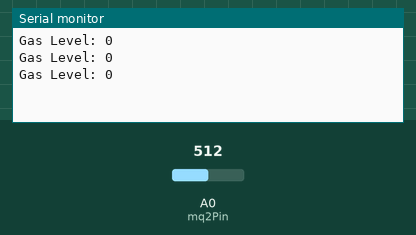
A sketch run on a simulated Arduino Uno, built with avr-gcc and run on an emulated ATmega328P. Parts: the last lines printed to the serial monitor. The inputs (shaded band) are chosen by the test bench; at power-on: A0 (mq2Pin) = 512. No radio packets arrive unless stated.

Above: at 1.3 s.
1.4 s: A0 (mq2Pin) set to 716
At 1.9 s:
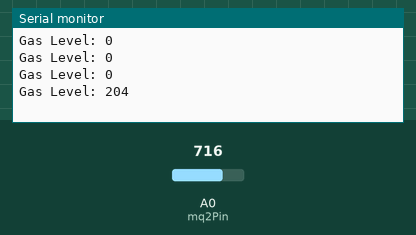
2.9 s: A0 (mq2Pin) set to 900
At 3.4 s:
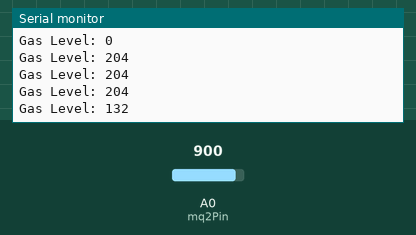
Timing chart, 0 to 5.9 s (numbered marks = the images above; inputs shaded):
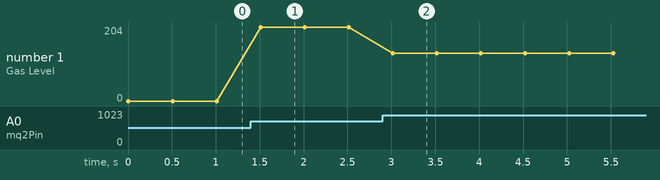

The sketch:

send.ino
```cpp
#include <SPI.h>
#include <nRF24L01.h>
#include <RF24.h>

const uint64_t pipeOut = 0xE8E8F0F0E1LL;

RF24 radio(9, 10); //  CN and CSN  pins of nrf
const int mq2Pin = A0; // Analog pin connected to MQ-2 sensor

struct MyData {
  byte mq2;
};
MyData data;

void setup()
{
  Serial.begin(9600);
  radio.begin();
  //radio.setAutoAck(false);
  radio.setDataRate(RF24_250KBPS);
  radio.openWritingPipe(pipeOut);
}
void loop()
{
  data.mq2 = analogRead(mq2Pin); // Read the analog value from MQ-2 sensor

  if (isnan(data.mq2)){
    Serial.println(F("Failed to read from MQ-2 sensor!"));
    return;
  }
  Serial.print("Gas Level: ");
  Serial.println(data.mq2);

  radio.write(&data, sizeof(data));

  delay(500);
  }
```

Measured:
- after the input at 1.4 s, the serial monitor: prints a new line after 0.11 s (image 1)
- after the input at 2.9 s, the serial monitor: prints a new line after 0.12 s (image 2)
- plotted number 1: 0 → 204 after the input at 1.4 s, 204 → 132 after the input at 2.9 s
